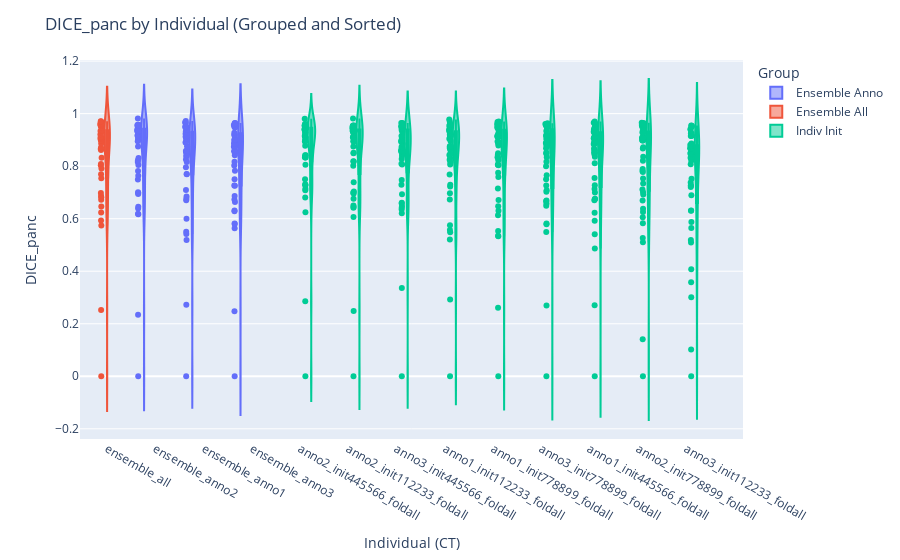

This figure's notebook cell:
### Code cell
import pandas as pd
import plotly.express as px

# Créer une copie de df pour ne pas modifier l'original
df_plot = df.copy()

# Définir les groupes
def assign_group(ct):
    if ct == 'ensemble_all':
        return 'Ensemble All'
    elif ct.startswith('ensemble_anno'):
        return 'Ensemble Anno'
    else:
        return 'Indiv Init'

# Ajouter la colonne Group
df_plot["Group"] = df_plot["CT"].apply(assign_group)

# Trier les CT par groupe puis par moyenne DICE_panc
ordered_ct = (
    df_plot.groupby(["Group", "CT"])["DICE_panc"]
    .mean()
    .reset_index()
    .sort_values(by=["Group", "DICE_panc"], ascending=[True, False])
)["CT"].tolist()

# Tracer le graphique
fig = px.violin(df_plot, 
                x="CT", 
                y="DICE_panc", 
                color="Group", 
                category_orders={"CT": ordered_ct},
                box=True, 
                points="all"
               )

fig.update_layout(title="DICE_panc by Individual (Grouped and Sorted)",
                  xaxis_title="Individual (CT)",
                  yaxis_title="DICE_panc")
fig.show()

### Figure 1 — Plotly figure (JSON) as saved in the notebook; plotly's stock layout.template omitted (floating-point values rounded to 4 significant figures; data arrays with more than 128 entries replaced by an {"elided": "..."} marker saying what was removed)
{"data": [{"alignmentgroup": "True", "box": {"visible": true}, "hovertemplate": "Group=Ensemble Anno<br>CT=%{x}<br>DICE_panc=%{y}<extra></extra>", "legendgroup": "Ensemble Anno", "marker": {"color": "#636efa"}, "name": "Ensemble Anno", "offsetgroup": "Ensemble Anno", "orientation": "v", "points": "all", "scalegroup": "True", "showlegend": true, "type": "violin", "x": {"elided": "129 str values"}, "x0": " ", "xaxis": "x", "y": {"elided": "129 float values"}, "y0": " ", "yaxis": "y"}, {"alignmentgroup": "True", "box": {"visible": true}, "hovertemplate": "Group=Ensemble All<br>CT=%{x}<br>DICE_panc=%{y}<extra></extra>", "legendgroup": "Ensemble All", "marker": {"color": "#EF553B"}, "name": "Ensemble All", "offsetgroup": "Ensemble All", "orientation": "v", "points": "all", "scalegroup": "True", "showlegend": true, "type": "violin", "x": ["ensemble_all", "ensemble_all", "ensemble_all", "ensemble_all", "ensemble_all", "ensemble_all", "ensemble_all", "ensemble_all", "ensemble_all", "ensemble_all", "ensemble_all", "ensemble_all", "ensemble_all", "ensemble_all", "ensemble_all", "ensemble_all", "ensemble_all", "ensemble_all", "ensemble_all", "ensemble_all", "ensemble_all", "ensemble_all", "ensemble_all", "ensemble_all", "ensemble_all", "ensemble_all", "ensemble_all", "ensemble_all", "ensemble_all", "ensemble_all", "ensemble_all", "ensemble_all", "ensemble_all", "ensemble_all", "ensemble_all", "ensemble_all", "ensemble_all", "ensemble_all", "ensemble_all", "ensemble_all", "ensemble_all", "ensemble_all", "ensemble_all"], "x0": " ", "xaxis": "x", "y": [0.8964, 0.6466, 0.8985, 0.6812, 0.8081, 0.9074, 0.9655, 0.9089, 0.8655, 0.6239, 0.8983, 0.9698, 0.7915, 0.7687, 0.8031, 0.8713, 0.9072, 0.9342, 0.6975, 0.9066, 0.7539, 0.9564, 0.8319, 0.959, 0.9705, 0.5736, 0.8859, 0.9045, 0.5935, 0.0, 0.9123, 0.9551, 0.9601, 0.929, 0.9529, 0.9469, 0.6864, 0.9371, 0.9212, 0.2519, 0.9602, 0.6719, 0.8618], "y0": " ", "yaxis": "y"}, {"alignmentgroup": "True", "box": {"visible": true}, "hovertemplate": "Group=Indiv Init<br>CT=%{x}<br>DICE_panc=%{y}<extra></extra>", "legendgroup": "Indiv Init", "marker": {"color": "#00cc96"}, "name": "Indiv Init", "offsetgroup": "Indiv Init", "orientation": "v", "points": "all", "scalegroup": "True", "showlegend": true, "type": "violin", "x": {"elided": "396 str values"}, "x0": " ", "xaxis": "x", "y": {"elided": "396 float values"}, "y0": " ", "yaxis": "y"}], "layout": {"legend": {"title": {"text": "Group"}, "tracegroupgap": 0}, "margin": {"t": 60}, "title": {"text": "DICE_panc by Individual (Grouped and Sorted)"}, "violinmode": "group", "xaxis": {"anchor": "y", "categoryarray": ["ensemble_all", "ensemble_anno2", "ensemble_anno1", "ensemble_anno3", "anno2_init445566_foldall", "anno2_init112233_foldall", "anno3_init445566_foldall", "anno1_init112233_foldall", "anno1_init778899_foldall", "anno3_init778899_foldall", "anno1_init445566_foldall", "anno2_init778899_foldall", "anno3_init112233_foldall"], "categoryorder": "array", "domain": [0, 1], "title": {"text": "Individual (CT)"}}, "yaxis": {"anchor": "x", "domain": [0, 1], "title": {"text": "DICE_panc"}}}}
